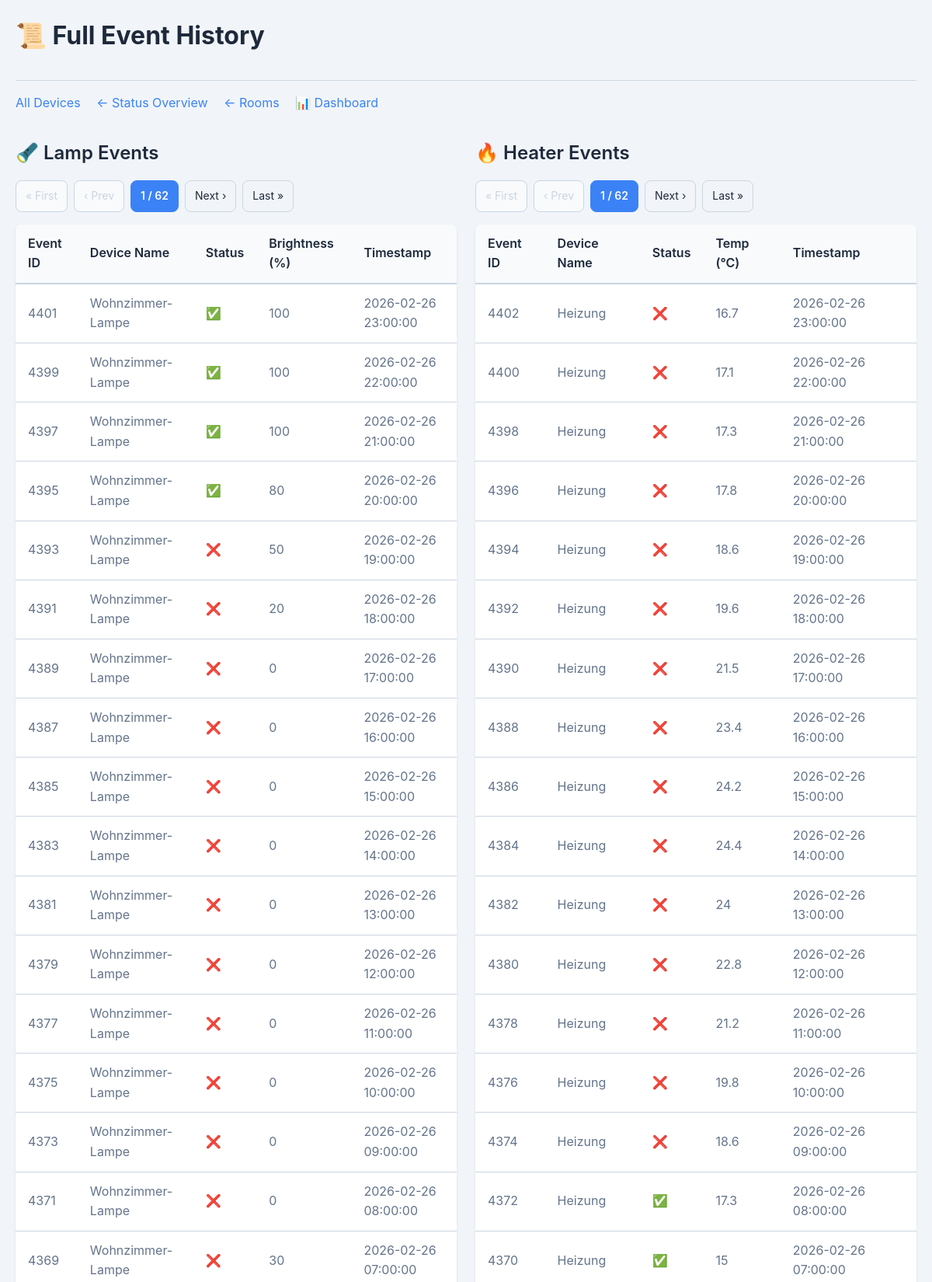
Page /status/events/history (upper part) on the committed database.
### tables this page shows
CREATE TABLE device_event_log (
    event_id   INTEGER PRIMARY KEY AUTOINCREMENT,
    device_id INTEGER,
    device_name TEXT NOT NULL DEFAULT '',
    device_type TEXT NOT NULL DEFAULT '',
    device_status BOOLEAN NOT NULL DEFAULT 0,
    event_timestamp TEXT NOT NULL DEFAULT '',
    temp_value INTEGER,
    brightness_value INTEGER,
    FOREIGN KEY (device_id) REFERENCES devices(device_id),
    FOREIGN KEY (device_name) REFERENCES devices(device_name),
    FOREIGN KEY (device_status) REFERENCES devices(device_status),
    FOREIGN KEY (device_type) REFERENCES devices(device_type)
);

### status_api.py (the view)
@router.get("/events/history", response_class=HTMLResponse)
async def get_events_history(request: Request):
    print(f"[DEBUG] Route /status/events/history wurde aufgerufen")
    lamp_page = int(request.query_params.get('lamp_page', 1))
    heater_page = int(request.query_params.get('heater_page', 1))
    per_page = 30
    conn, curs = get_db()
    try:
        curs.execute("SELECT COUNT(*) as count FROM device_event_log WHERE device_type = 'Lamp'")
        lamp_count = curs.fetchone()[0]
        lamp_total_pages = max(1, (lamp_count + per_page - 1) // per_page)
        curs.execute("SELECT COUNT(*) as count FROM device_event_log WHERE device_type = 'Heater'")
        heater_count = curs.fetchone()[0]
        heater_total_pages = max(1, (heater_count + per_page - 1) // per_page)
        lamp_offset = (lamp_page - 1) * per_page
        curs.execute("""
            SELECT * FROM device_event_log
            WHERE device_type = 'Lamp'
            ORDER BY event_id DESC
            LIMIT ? OFFSET ?
        """, (per_page, lamp_offset))
        lamp_events = curs.fetchall()
        heater_offset = (heater_page - 1) * per_page
        curs.execute("""
            SELECT * FROM device_event_log
            WHERE device_type = 'Heater'
            ORDER BY event_id DESC
            LIMIT ? OFFSET ?
        """, (per_page, heater_offset))
        heater_events = curs.fetchall()
        print(f"[DEBUG] Lampen: {len(lamp_events)} Events (Page {lamp_page}/{lamp_total_pages})")
        print(f"[DEBUG] Heater: {len(heater_events)} Events (Page {heater_page}/{heater_total_pages})")
    except sqlite3.OperationalError as e:
        print(f"[DEBUG] SQL Error: {e}")
        lamp_events = []
        heater_events = []
        lamp_total_pages = 1
        heater_total_pages = 1
    finally:
        conn.close()
    if not lamp_events and not heater_events:
        return RedirectResponse("/list", status_code=303)
    return templates.TemplateResponse(
        "status/events/history.html",
        {
            "request": request,
            "events": True,
            "lamp_events": lamp_events,
            "heater_events": heater_events,
            "lamp_page": lamp_page,
            "heater_page": heater_page,
            "lamp_total_pages": lamp_total_pages,
            "heater_total_pages": heater_total_pages
        }
    )

### templates/status/events/history.html (shortened to what this page needs)
<!DOCTYPE html>
<html>
<head>
    <link rel="stylesheet" href="/static/style.css">
</head>
<body>
    <h1>📜 Full Event History</h1>
    <div class="navigation-links">
        <a href="/status/events/all_devices">All Devices</a>
        <a href="/status/events">← Status Overview</a>
        <a href="/list">← Rooms</a>
        <a href="/dashboard">📊 Dashboard</a>
    </div>
    {% if events %}
        <div class="tables-container">
            <div class="table-section">
                <h2>🔦 Lamp Events</h2>
                {% if lamp_total_pages > 1 %}
                <div class="pagination">
                    {% if lamp_page > 1 %}
                    <a href="?lamp_page=1&heater_page={{ heater_page }}">« First</a>
                    <a href="?lamp_page={{ lamp_page - 1 }}&heater_page={{ heater_page }}">‹ Prev</a>
                    {% else %}
                    <span class="disabled">« First</span>
                    <span class="disabled">‹ Prev</span>
                    {% endif %}
                    <span class="current">{{ lamp_page }} / {{ lamp_total_pages }}</span>
                    {% if lamp_page < lamp_total_pages %}
                    <a href="?lamp_page={{ lamp_page + 1 }}&heater_page={{ heater_page }}">Next ›</a>
                    <a href="?lamp_page={{ lamp_total_pages }}&heater_page={{ heater_page }}">Last »</a>
                    {% else %}
                    <span class="disabled">Next ›</span>
                    <span class="disabled">Last »</span>
                    {% endif %}
                </div>
                {% endif %}
                {% set lamps = lamp_events %}
                {% if lamps %}
                <table>
                    <thead>
                        <tr>
                            <th>Event ID</th>
                            <th>Device Name</th>
                            <th>Status</th>
                            <th>Brightness (%)</th>
                            <th>Timestamp</th>
                        </tr>
                    </thead>
                    <tbody>
                        {% for e in lamps %}
                        <tr>
                            <td>{{ e["event_id"] }}</td>
                            <td>{{ e["device_name"] }}</td>
                            <td>{{ "✅" if e["device_status"] else "❌" }}</td>
                            <td>{{ e["brightness_value"] }}</td>
                            <td>{{ e["event_timestamp"] }}</td>
                        </tr>
                        {% endfor %}
                    </tbody>
                </table>
                {% else %}
                <p>No lamp events found.</p>
                {% endif %}
            </div>
            <div class="table-section">
                <h2>🔥 Heater Events</h2>
                {% if heater_total_pages > 1 %}
                <div class="pagination">
                    {% if heater_page > 1 %}
                    <a href="?lamp_page={{ lamp_page }}&heater_page=1">« First</a>
                    <a href="?lamp_page={{ lamp_page }}&heater_page={{ heater_page - 1 }}">‹ Prev</a>
                    {% else %}
                    <span class="disabled">« First</span>
                    <span class="disabled">‹ Prev</span>
                    {% endif %}
                    <span class="current">{{ heater_page }} / {{ heater_total_pages }}</span>
                    {% if heater_page < heater_total_pages %}
                    <a href="?lamp_page={{ lamp_page }}&heater_page={{ heater_page + 1 }}">Next ›</a>
                    <a href="?lamp_page={{ lamp_page }}&heater_page={{ heater_total_pages }}">Last »</a>
                    {% else %}
                    <span class="disabled">Next ›</span>
                    <span class="disabled">Last »</span>
                    {% endif %}
                </div>
                {% endif %}
                {% set heaters = heater_events %}
                {% if heaters %}
                <table>
                    <thead>
                        <tr>
                            <th>Event ID</th>
                            <th>Device Name</th>
                            <th>Status</th>
                            <th>Temp (°C)</th>
                            <th>Timestamp</th>
                        </tr>
                    </thead>
                    <tbody>
                        {% for e in heaters %}
                        <tr>
                            <td>{{ e["event_id"] }}</td>
                            <td>{{ e["device_name"] }}</td>
                            <td>{{ "✅" if e["device_status"] else "❌" }}</td>
                            <td>{{ e["temp_value"] }}</td>
                            <td>{{ e["event_timestamp"] }}</td>
                        </tr>
                        {% endfor %}
                    </tbody>
                </table>
                {% else %}
                <p>No heater events found.</p>
                {% endif %}
            </div>
        </div>
    {% else %}
    <div class="no-data">
        <p>No events found.</p>
    </div>
    {% endif %}
</body>
</html>

### static/style.css (style rules this page uses)
:root { --primary-color: #3b82f6; --primary-hover: #2563eb; --success-color: #10b981; --danger-color: #ef4444; --warning-color: #f59e0b; --bg-color: #f1f5f9; --card-bg: #ffffff; --text-primary: #1e293b; --text-secondary: #64748b; --border-color: #cbd5e1; --shadow-sm: 0 1px 3px 0 rgba(0, 0, 0, 0.1); --shadow-md: 0 4px 6px -1px rgba(0, 0, 0, 0.1); --shadow-lg: 0 10px 15px -3px rgba(0, 0, 0, 0.1); --radius: 8px; }
* { margin: 0; padding: 0; box-sizing: border-box; }
body { font-family: -apple-system, BlinkMacSystemFont, 'Segoe UI', Roboto, 'Helvetica Neue', Arial, sans-serif; background-color: var(--bg-color); color: var(--text-primary); line-height: 1.6; padding: 20px; max-width: 1400px; margin: 0 auto; }
h1 { font-size: 2rem; font-weight: 700; margin-bottom: 1.5rem; color: var(--text-primary); }
h2 { font-size: 1.5rem; font-weight: 600; margin-bottom: 1rem; color: var(--text-primary); }
a { color: var(--primary-color); text-decoration: none; transition: color 0.2s; }
.navigation-links { margin-top: 2rem; padding-top: 1rem; border-top: 1px solid var(--border-color); }
.navigation-links a { display: inline-block; margin-right: 1rem; margin-bottom: 0.5rem; }
table { width: 100%; border-collapse: collapse; background: var(--card-bg); border-radius: var(--radius); overflow: hidden; box-shadow: var(--shadow-sm); margin-bottom: 1.5rem; }
thead { background-color: #f8fafc; }
th { padding: 0.75rem 1rem; text-align: left; font-weight: 600; color: var(--text-primary); border-bottom: 2px solid var(--border-color); }
td { padding: 0.75rem 1rem; border-bottom: 1px solid var(--border-color); color: var(--text-secondary); }
.pagination { display: flex; align-items: center; gap: 0.5rem; margin: 1rem 0; flex-wrap: wrap; }
.pagination a, .pagination span { padding: 0.5rem 0.75rem; border: 1px solid var(--border-color); border-radius: var(--radius); text-decoration: none; color: var(--text-primary); transition: all 0.2s; font-size: 0.875rem; }
.pagination .current { background-color: var(--primary-color); color: white; border-color: var(--primary-color); font-weight: 600; }
.pagination .disabled { color: #cbd5e1; cursor: not-allowed; background-color: #f8fafc; }
.tables-container { display: flex; gap: 1.5rem; flex-wrap: wrap; margin: 1.5rem 0; }
.table-section { flex: 1; min-width: 400px; }

### rows in the picture
device_event_log: event_id "4401", device_name "Wohnzimmer-Lampe", device_status "✅", brightness_value "100", event_timestamp "2026-02-26 23:00:00"
device_event_log: event_id "4399", device_name "Wohnzimmer-Lampe", device_status "✅", brightness_value "100", event_timestamp "2026-02-26 22:00:00"
device_event_log: event_id "4397", device_name "Wohnzimmer-Lampe", device_status "✅", brightness_value "100", event_timestamp "2026-02-26 21:00:00"
device_event_log: event_id "4395", device_name "Wohnzimmer-Lampe", device_status "✅", brightness_value "80", event_timestamp "2026-02-26 20:00:00"
device_event_log: event_id "4393", device_name "Wohnzimmer-Lampe", device_status "❌", brightness_value "50", event_timestamp "2026-02-26 19:00:00"
device_event_log: event_id "4391", device_name "Wohnzimmer-Lampe", device_status "❌", brightness_value "20", event_timestamp "2026-02-26 18:00:00"
device_event_log: event_id "4389", device_name "Wohnzimmer-Lampe", device_status "❌", brightness_value "0", event_timestamp "2026-02-26 17:00:00"
device_event_log: event_id "4387", device_name "Wohnzimmer-Lampe", device_status "❌", brightness_value "0", event_timestamp "2026-02-26 16:00:00"
device_event_log: event_id "4385", device_name "Wohnzimmer-Lampe", device_status "❌", brightness_value "0", event_timestamp "2026-02-26 15:00:00"
device_event_log: event_id "4383", device_name "Wohnzimmer-Lampe", device_status "❌", brightness_value "0", event_timestamp "2026-02-26 14:00:00"
device_event_log: event_id "4381", device_name "Wohnzimmer-Lampe", device_status "❌", brightness_value "0", event_timestamp "2026-02-26 13:00:00"
device_event_log: event_id "4379", device_name "Wohnzimmer-Lampe", device_status "❌", brightness_value "0", event_timestamp "2026-02-26 12:00:00"
device_event_log: event_id "4377", device_name "Wohnzimmer-Lampe", device_status "❌", brightness_value "0", event_timestamp "2026-02-26 11:00:00"
device_event_log: event_id "4375", device_name "Wohnzimmer-Lampe", device_status "❌", brightness_value "0", event_timestamp "2026-02-26 10:00:00"
device_event_log: event_id "4373", device_name "Wohnzimmer-Lampe", device_status "❌", brightness_value "0", event_timestamp "2026-02-26 09:00:00"
device_event_log: event_id "4371", device_name "Wohnzimmer-Lampe", device_status "❌", brightness_value "0", event_timestamp "2026-02-26 08:00:00"
device_event_log: event_id "4369", device_name "Wohnzimmer-Lampe", device_status "❌", brightness_value "30", event_timestamp "2026-02-26 07:00:00"
device_event_log: event_id "4402", device_name "Heizung", device_status "❌", temp_value "16.7", event_timestamp "2026-02-26 23:00:00"
device_event_log: event_id "4400", device_name "Heizung", device_status "❌", temp_value "17.1", event_timestamp "2026-02-26 22:00:00"
device_event_log: event_id "4398", device_name "Heizung", device_status "❌", temp_value "17.3", event_timestamp "2026-02-26 21:00:00"
device_event_log: event_id "4396", device_name "Heizung", device_status "❌", temp_value "17.8", event_timestamp "2026-02-26 20:00:00"
device_event_log: event_id "4394", device_name "Heizung", device_status "❌", temp_value "18.6", event_timestamp "2026-02-26 19:00:00"
device_event_log: event_id "4392", device_name "Heizung", device_status "❌", temp_value "19.6", event_timestamp "2026-02-26 18:00:00"
device_event_log: event_id "4390", device_name "Heizung", device_status "❌", temp_value "21.5", event_timestamp "2026-02-26 17:00:00"
device_event_log: event_id "4388", device_name "Heizung", device_status "❌", temp_value "23.4", event_timestamp "2026-02-26 16:00:00"
device_event_log: event_id "4386", device_name "Heizung", device_status "❌", temp_value "24.2", event_timestamp "2026-02-26 15:00:00"
device_event_log: event_id "4384", device_name "Heizung", device_status "❌", temp_value "24.4", event_timestamp "2026-02-26 14:00:00"
device_event_log: event_id "4382", device_name "Heizung", device_status "❌", temp_value "24", event_timestamp "2026-02-26 13:00:00"
device_event_log: event_id "4380", device_name "Heizung", device_status "❌", temp_value "22.8", event_timestamp "2026-02-26 12:00:00"
device_event_log: event_id "4378", device_name "Heizung", device_status "❌", temp_value "21.2", event_timestamp "2026-02-26 11:00:00"
device_event_log: event_id "4376", device_name "Heizung", device_status "❌", temp_value "19.8", event_timestamp "2026-02-26 10:00:00"
device_event_log: event_id "4374", device_name "Heizung", device_status "❌", temp_value "18.6", event_timestamp "2026-02-26 09:00:00"
device_event_log: event_id "4372", device_name "Heizung", device_status "✅", temp_value "17.3", event_timestamp "2026-02-26 08:00:00"
device_event_log: event_id "4370", device_name "Heizung", device_status "✅", temp_value "15", event_timestamp "2026-02-26 07:00:00"

### other values in the picture
{{ lamp_page }} "1"
{{ lamp_total_pages }} "62"
{{ heater_page }} "1"
{{ heater_total_pages }} "62"
